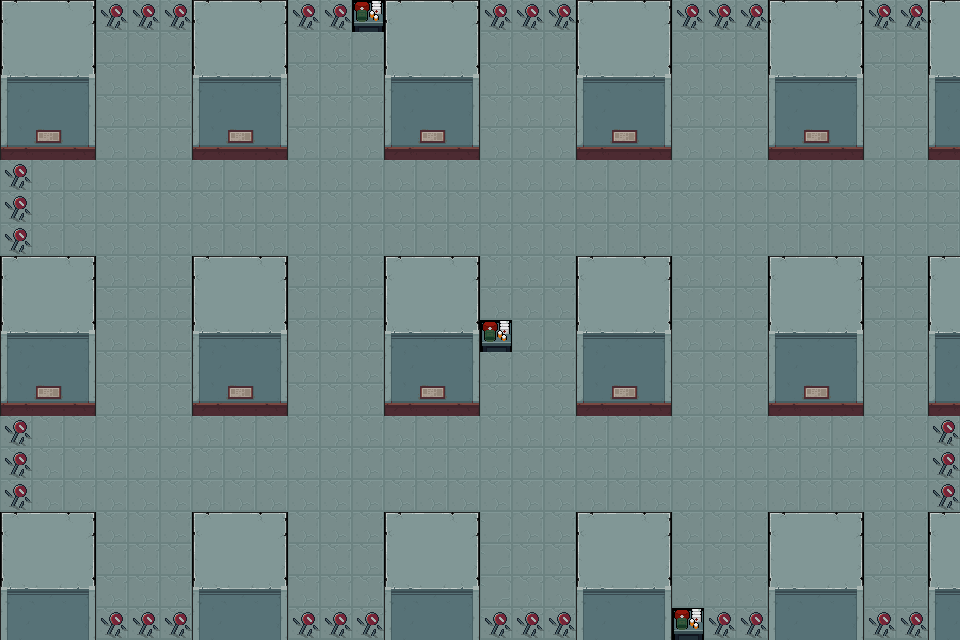

Rendered tile map (Tiled .tmx) drawn with the repository's tilesets; below, a short description and the full map source, tile grids included:
An orthogonal 30x20 tile map with 32x32 px tiles, 2 tile layers (background, 圖塊層 2), 3 tilesets.

<map version="1.10" tiledversion="1.11.0" orientation="orthogonal" renderorder="right-down" width="30" height="20" tilewidth="32" tileheight="32" infinite="0" nextlayerid="6" nextobjectid="4">
 <tileset firstgid="1" source="TileSheet_1.tsx" />
 <tileset firstgid="171" source="player_idle_sheet.tsx" />
 <tileset firstgid="177" source="TileSheet_2.tsx" />
 <layer id="4" name="background" width="30" height="20">
  <data encoding="csv">
11,12,13,38,38,38,11,12,13,38,38,29,11,12,13,38,38,38,11,12,13,38,38,38,11,12,13,38,38,11,
21,22,23,38,38,38,21,22,23,38,38,38,21,22,23,38,38,38,21,22,23,38,38,38,21,22,23,38,38,21,
31,32,33,38,38,38,31,32,33,38,38,38,31,32,33,38,38,38,31,32,33,38,38,38,31,32,33,38,38,31,
41,42,43,38,38,38,41,42,43,38,38,38,41,42,43,38,38,38,41,42,43,38,38,38,41,42,43,38,38,41,
51,37,53,38,38,38,51,37,53,38,38,38,51,37,53,38,38,38,51,37,53,38,38,38,51,37,53,38,38,51,
38,38,38,38,38,38,38,38,38,38,38,38,38,38,38,38,38,38,38,38,38,38,38,38,38,38,38,38,38,38,
38,38,38,38,38,38,38,38,38,38,38,38,38,38,38,38,38,38,38,38,38,38,38,38,38,38,38,38,38,38,
38,38,38,38,38,38,38,38,38,38,38,38,38,38,38,38,38,38,38,38,38,38,38,38,38,38,38,38,38,38,
11,12,13,38,38,38,11,12,13,38,38,38,11,12,13,38,38,38,11,12,13,38,38,38,11,12,13,38,38,11,
21,22,23,38,38,38,21,22,23,38,38,38,21,22,23,38,38,38,21,22,23,38,38,38,21,22,23,38,38,21,
31,32,33,38,38,38,31,32,33,38,38,38,31,32,33,29,38,38,31,32,33,38,38,38,31,32,33,38,38,31,
41,42,43,38,38,38,41,42,43,38,38,38,41,42,43,38,38,38,41,42,43,38,38,38,41,42,43,38,38,41,
51,37,53,38,38,38,51,37,53,38,38,38,51,37,53,38,38,38,51,37,53,38,38,38,51,37,53,38,38,51,
38,38,38,38,38,38,38,38,38,38,38,38,38,38,38,38,38,38,38,38,38,38,38,38,38,38,38,38,38,38,
38,38,38,38,38,38,38,38,38,38,38,38,38,38,38,38,38,38,38,38,38,38,38,38,38,38,38,38,38,38,
38,38,38,38,38,38,38,38,38,38,38,38,38,38,38,38,38,38,38,38,38,38,38,38,38,38,38,38,38,38,
11,12,13,38,38,38,11,12,13,38,38,38,11,12,13,28,38,38,11,12,13,38,38,38,11,12,13,38,38,11,
21,22,23,38,38,38,21,22,23,38,38,38,21,22,23,28,38,38,21,22,23,38,38,38,21,22,23,38,38,21,
31,32,33,38,38,38,31,32,33,38,38,38,31,32,33,28,38,38,31,32,33,38,38,38,31,32,33,38,38,31,
41,42,43,38,38,38,41,42,43,38,38,38,41,42,43,28,38,38,41,42,43,29,38,38,41,42,43,38,38,41
</data>
 </layer>
 <layer id="5" name="圖塊層 2" width="30" height="20">
  <data encoding="csv">
0,0,0,256,256,256,0,0,0,256,256,0,0,0,0,256,256,256,0,0,0,256,256,256,0,0,0,256,256,0,
0,0,0,0,0,0,0,0,0,0,0,0,0,0,0,0,0,0,0,0,0,0,0,0,0,0,0,0,0,0,
0,0,0,0,0,0,0,0,0,0,0,0,0,0,0,0,0,0,0,0,0,0,0,0,0,0,0,0,0,0,
0,0,0,0,0,0,0,0,0,0,0,0,0,0,0,0,0,0,0,0,0,0,0,0,0,0,0,0,0,0,
0,0,0,0,0,0,0,0,0,0,0,0,0,0,0,0,0,0,0,0,0,0,0,0,0,0,0,0,0,0,
256,0,0,0,0,0,0,0,0,0,0,0,0,0,0,0,0,0,0,0,0,0,0,0,0,0,0,0,0,0,
256,0,0,0,0,0,0,0,0,0,0,0,0,0,0,0,0,0,0,0,0,0,0,0,0,0,0,0,0,0,
256,0,0,0,0,0,0,0,0,0,0,0,0,0,0,0,0,0,0,0,0,0,0,0,0,0,0,0,0,0,
0,0,0,0,0,0,0,0,0,0,0,0,0,0,0,0,0,0,0,0,0,0,0,0,0,0,0,0,0,0,
0,0,0,0,0,0,0,0,0,0,0,0,0,0,0,0,0,0,0,0,0,0,0,0,0,0,0,0,0,0,
0,0,0,0,0,0,0,0,0,0,0,0,0,0,0,0,0,0,0,0,0,0,0,0,0,0,0,0,0,0,
0,0,0,0,0,0,0,0,0,0,0,0,0,0,0,0,0,0,0,0,0,0,0,0,0,0,0,0,0,0,
0,0,0,0,0,0,0,0,0,0,0,0,0,0,0,0,0,0,0,0,0,0,0,0,0,0,0,0,0,0,
256,0,0,0,0,0,0,0,0,0,0,0,0,0,0,0,0,0,0,0,0,0,0,0,0,0,0,0,0,256,
256,0,0,0,0,0,0,0,0,0,0,0,0,0,0,0,0,0,0,0,0,0,0,0,0,0,0,0,0,256,
256,0,0,0,0,0,0,0,0,0,0,0,0,0,0,0,0,0,0,0,0,0,0,0,0,0,0,0,0,256,
0,0,0,0,0,0,0,0,0,0,0,0,0,0,0,0,0,0,0,0,0,0,0,0,0,0,0,0,0,0,
0,0,0,0,0,0,0,0,0,0,0,0,0,0,0,0,0,0,0,0,0,0,0,0,0,0,0,0,0,0,
0,0,0,0,0,0,0,0,0,0,0,0,0,0,0,0,0,0,0,0,0,0,0,0,0,0,0,0,0,0,
0,0,0,256,256,256,0,0,0,256,256,256,0,0,0,256,256,256,0,0,0,0,256,256,0,0,0,256,256,0
</data>
 </layer>
</map>
